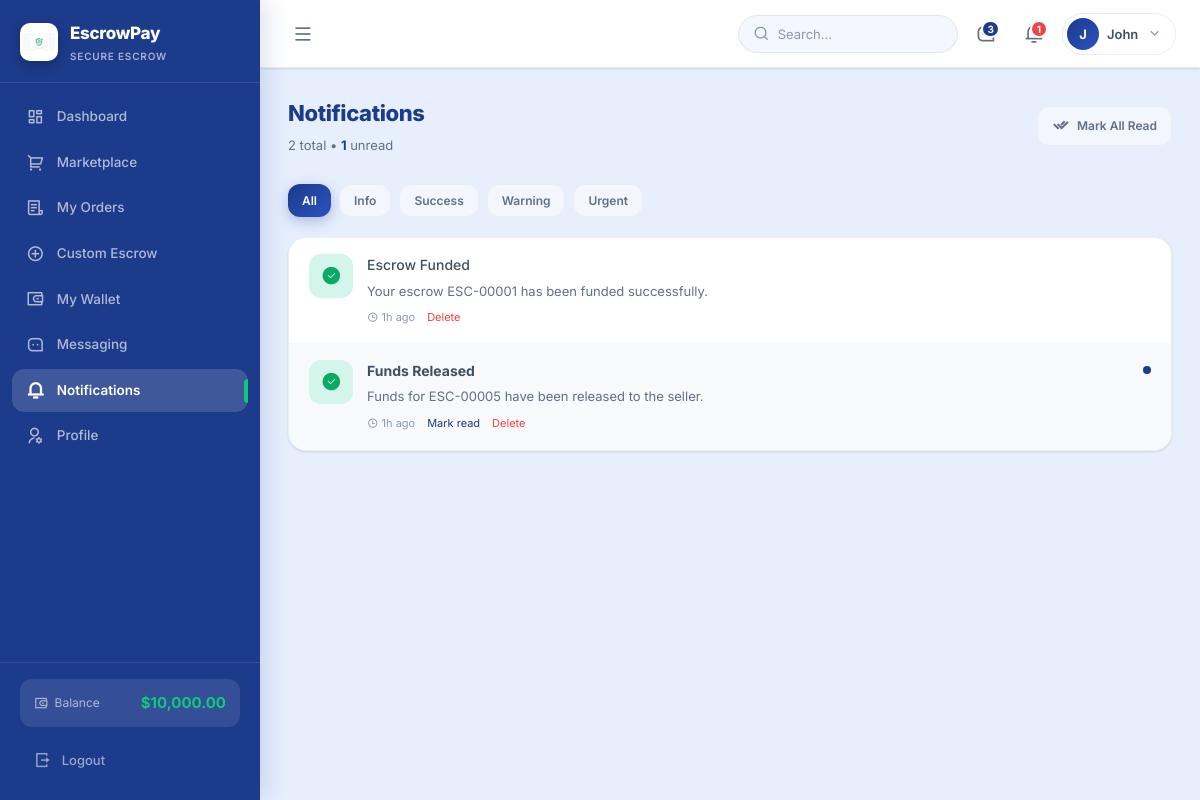
The app's page /buyer/notifications.php (signed in) with its own data.
### tables this page shows
CREATE TABLE IF NOT EXISTS users (
    id INT AUTO_INCREMENT PRIMARY KEY,
    name VARCHAR(150) NOT NULL,
    email VARCHAR(191) NOT NULL UNIQUE,
    password VARCHAR(255) NOT NULL,
    role ENUM('superadmin','buyer','seller','delivery') NOT NULL DEFAULT 'buyer',
    avatar VARCHAR(255) DEFAULT NULL,
    phone VARCHAR(30) DEFAULT NULL,
    address TEXT DEFAULT NULL,
    business_name VARCHAR(150) DEFAULT NULL,
    store_name VARCHAR(150) DEFAULT NULL,
    id_number VARCHAR(50) DEFAULT NULL,
    vehicle_type VARCHAR(50) DEFAULT NULL,
    vehicle_plate VARCHAR(30) DEFAULT NULL,
    balance DECIMAL(15,2) NOT NULL DEFAULT 0.00,
    status ENUM('active','suspended','pending') NOT NULL DEFAULT 'active',
    last_login DATETIME DEFAULT NULL,
    created_at DATETIME DEFAULT CURRENT_TIMESTAMP,
    updated_at DATETIME DEFAULT CURRENT_TIMESTAMP ON UPDATE CURRENT_TIMESTAMP
);

CREATE TABLE IF NOT EXISTS settings (
    id INT AUTO_INCREMENT PRIMARY KEY,
    `key` VARCHAR(100) NOT NULL UNIQUE,
    `value` TEXT DEFAULT NULL,
    description VARCHAR(255) DEFAULT NULL,
    updated_at DATETIME DEFAULT CURRENT_TIMESTAMP ON UPDATE CURRENT_TIMESTAMP
);

CREATE TABLE IF NOT EXISTS notifications (
    id INT AUTO_INCREMENT PRIMARY KEY,
    user_id INT NOT NULL,
    title VARCHAR(255) NOT NULL,
    message TEXT NOT NULL,
    type ENUM('info','success','warning','danger') NOT NULL DEFAULT 'info',
    link VARCHAR(255) DEFAULT NULL,
    is_read TINYINT(1) NOT NULL DEFAULT 0,
    created_at DATETIME DEFAULT CURRENT_TIMESTAMP,
    FOREIGN KEY (user_id) REFERENCES users(id) ON DELETE CASCADE
);

### buyer/notifications.php (called while the page is built, shortened)
<?php
require_once __DIR__ . '/../config/db.php';
require_once __DIR__ . '/../includes/auth.php';
$user        = requireLogin(['buyer']);
$active_page = 'notifications.php';
require __DIR__ . '/../includes/notifications_page.php';

### includes/auth.php (called while the page is built, shortened)
<?php
require_once __DIR__ . '/../config/db.php';
function requireLogin(array $allowed_roles = []): array {
    $user = getCurrentUser();
    return $user;
}
function getCurrentUser(): ?array {
    $pdo  = getDB();
    $stmt = $pdo->prepare("SELECT id, name, email, role, avatar, phone, address, balance, status, last_login, created_at FROM users WHERE id = ? LIMIT 1");
    $stmt->execute([$_SESSION['user_id']]);
    $cache = $stmt->fetch() ?: null;
    return $cache;
}
function countUnread(): int {
    try {
        $pdo  = getDB();
        $stmt = $pdo->prepare("SELECT COUNT(*) FROM notifications WHERE user_id = ? AND is_read = 0");
        $stmt->execute([$_SESSION['user_id']]);
        return (int)$stmt->fetchColumn();
    } catch (Exception $e) {
        return 0;
    }
}
function countUnreadMessages(): int {
    try {
        $pdo  = getDB();
        $stmt = $pdo->prepare("SELECT COUNT(*) FROM messages WHERE receiver_id = ? AND is_read = 0");
        $stmt->execute([$_SESSION['user_id']]);
        return (int)$stmt->fetchColumn();
    } catch (Exception $e) {
        return 0;
    }
}
function formatCurrency(float $amount): string {
    $symbol = getSetting('currency_symbol', '$');
    return $symbol . number_format($amount, 2);
}
function timeAgo(string $datetime): string {
    $time = strtotime($datetime);
    $diff = time() - $time;
    if ($diff < 86400)   return floor($diff / 3600) . 'h ago';
    return date('M j, Y', $time);
}
function sanitize(string $str): string {
    return htmlspecialchars(trim($str), ENT_QUOTES, 'UTF-8');
}

### config/db.php (called while the page is built, shortened)
<?php
function getDB(): PDO {
    static $pdo = null;
    if ($pdo === null) {
        $dsn = "mysql:host=" . DB_HOST . ";dbname=" . DB_NAME . ";charset=" . DB_CHARSET;
        $options = [
            PDO::ATTR_ERRMODE            => PDO::ERRMODE_EXCEPTION,
            PDO::ATTR_DEFAULT_FETCH_MODE => PDO::FETCH_ASSOC,
            PDO::ATTR_EMULATE_PREPARES   => false,
        ];
        try {
            $pdo = new PDO($dsn, DB_USER, DB_PASS, $options);
        } catch (PDOException $e) {
            die(json_encode([
                'error' => true,
                'message' => 'Database connection failed: ' . $e->getMessage()
            ]));
        }
    }
    return $pdo;
}
function getSetting(string $key, string $default = ''): string {
    try {
        $pdo = getDB();
        $stmt = $pdo->prepare("SELECT `value` FROM settings WHERE `key` = ? LIMIT 1");
        $stmt->execute([$key]);
        $row = $stmt->fetch();
        return $row ? (string)$row['value'] : $default;
    } catch (Exception $e) {
        return $default;
    }
}

### includes/notifications_page.php (the view, shortened to what this page needs)
<?php
$pdo = getDB();
$uid = $user['id'];
$filter  = $_GET['filter'] ?? '';
$where   = "user_id=?";
$params  = [$uid];
$notifs = $pdo->prepare("SELECT * FROM notifications WHERE $where ORDER BY created_at DESC LIMIT 60");
$notifs->execute($params);
$notifications = $notifs->fetchAll();
$unread_count  = array_sum(array_map(fn($n)=>!$n['is_read']?1:0,$notifications));
include __DIR__ . '/header.php';
include __DIR__ . '/sidebar.php';
$iconMap = ['success'=>'ri-checkbox-circle-fill','danger'=>'ri-error-warning-fill','warning'=>'ri-alert-fill','info'=>'ri-information-fill'];
$bgMap   = ['success'=>'badge-success','danger'=>'badge-danger','warning'=>'badge-warning','info'=>'badge-info'];
?>
<div class="page-header fade-in">
    <div class="page-header-left">
        <h1 class="page-title">Notifications</h1>
        <p class="page-subtitle"><?= count($notifications) ?> total &bull; <strong style="color:var(--primary)"><?= $unread_count ?></strong> unread</p>
    </div>
    <a href="?mark_all=1" class="btn btn-ghost btn-sm"><i class="ri-check-double-line"></i> Mark All Read</a>
</div>
<div style="display:flex;gap:8px;margin-bottom:20px;flex-wrap:wrap" class="fade-in">
    <?php foreach(['' => 'All', 'info'=>'Info','success'=>'Success','warning'=>'Warning','danger'=>'Urgent'] as $v => $l): ?>
    <a href="?filter=<?= $v ?>" class="btn <?= $filter===$v?'btn-primary':'btn-ghost' ?> btn-sm"><?= $l ?></a>
    <?php endforeach; ?>
</div>
<div class="card fade-in">
    <div class="card-body" style="padding:0">
        <?php foreach ($notifications as $n): ?>
        <div style="display:flex;gap:14px;padding:16px 20px;border-bottom:1px solid #f5f8fd;background:<?= !$n['is_read']?'rgba(29,59,139,.03)':'' ?>;transition:background .15s">
            <div class="notif-item-icon badge <?= $bgMap[$n['type']] ?>" style="width:44px;height:44px;border-radius:12px;flex-shrink:0;font-size:20px">
                <i class="<?= $iconMap[$n['type']] ?>"></i>
            </div>
            <div style="flex:1;min-width:0">
                <div style="display:flex;justify-content:space-between;align-items:flex-start;gap:8px">
                    <div style="font-size:14px;font-weight:<?= !$n['is_read']?'700':'500' ?>;color:var(--neutral-dark)"><?= sanitize($n['title']) ?></div>
                    <?php if (!$n['is_read']): ?><span style="width:8px;height:8px;border-radius:50%;background:var(--primary);flex-shrink:0;margin-top:6px;display:block"></span><?php endif; ?>
                </div>
                <div style="font-size:13px;color:var(--neutral);margin-top:4px"><?= sanitize($n['message']) ?></div>
                <div style="display:flex;align-items:center;gap:12px;margin-top:8px">
                    <span style="font-size:11px;color:var(--neutral-light)"><i class="ri-time-line"></i> <?= timeAgo($n['created_at']) ?></span>
                    <?php if (!$n['is_read']): ?><a href="?mark=<?= $n['id'] ?>" style="font-size:11px;color:var(--primary)">Mark read</a><?php endif; ?>
                    <a href="?delete=<?= $n['id'] ?>" style="font-size:11px;color:var(--danger)" onclick="return confirm('Delete this notification?')">Delete</a>
                </div>
            </div>
        </div>
        <?php endforeach; ?>
    </div>
</div>
<?php include __DIR__ . '/footer.php'; ?>

### includes/header.php (shortened to what this page needs)
<?php
$unread_notifs   = countUnread();
$unread_messages = countUnreadMessages();
?>
<!DOCTYPE html>
<html lang="en" data-app-url="<?= APP_URL ?>">
<head>
    <link href="https://cdn.jsdelivr.net/npm/remixicon@4.2.0/fonts/remixicon.css" rel="stylesheet">
    <link rel="stylesheet" href="<?= APP_URL ?>/assets/css/style.css">
</head>
<body class="role-<?= sanitize($user['role'] ?? 'guest') ?>">
<header class="topbar" id="topbar">
    <div class="topbar-left">
        <button class="sidebar-toggle" id="sidebarToggle" aria-label="Toggle sidebar">
            <i class="ri-menu-line"></i>
        </button>
    </div>
    <div class="topbar-right">
        <div class="topbar-search">
            <i class="ri-search-line"></i>
            <input type="text" placeholder="Search..." id="globalSearch" autocomplete="off">
        </div>
        <a href="<?= APP_URL ?>/<?= $user['role'] ?>/messaging.php" class="topbar-icon-btn" title="Messages">
            <?php if ($unread_messages > 0): ?>
                <span class="badge-dot badge-primary"><?= $unread_messages ?></span>
            <?php endif; ?>
        </a>
        <button class="topbar-icon-btn" id="notifToggle" title="Notifications">
            <?php if ($unread_notifs > 0): ?>
                <span class="badge-dot badge-danger"><?= $unread_notifs ?></span>
            <?php endif; ?>
        </button>
        <div class="user-menu" id="userMenuWrapper">
            <button class="user-avatar-btn" id="userMenuToggle">
                <?php if (!empty($user['avatar'])): ?>
                    <img src="<?= APP_URL ?>/assets/img/avatars/<?= sanitize($user['avatar']) ?>" alt="<?= sanitize($user['name']) ?>" class="avatar-img">
                <?php else: ?>
                    <div class="avatar-placeholder"><?= strtoupper(substr($user['name'], 0, 1)) ?></div>
                <?php endif; ?>
                <span class="user-name-text"><?= sanitize(explode(' ', $user['name'])[0]) ?></span>
                <i class="ri-arrow-down-s-line"></i>
            </button>
        </div>
    </div>
</header>

### includes/sidebar.php (shortened to what this page needs)
<?php
$role        = $user['role'];
$active_page = $active_page ?? '';
$base        = APP_URL . '/' . $role;
$nav_items = [];
if ($role === 'superadmin') {
    $nav_items = [
        ['icon' => 'ri-dashboard-line',       'label' => 'Dashboard',         'href' => $base . '/dashboard.php'],
        ['icon' => 'ri-shopping-bag-3-line',  'label' => 'Products',          'href' => $base . '/products.php'],
        ['icon' => 'ri-secure-payment-line',  'label' => 'Escrow & Orders',   'href' => $base . '/transactions.php'],
        ['icon' => 'ri-truck-line',           'label' => 'Deliveries Hub',    'href' => $base . '/deliveries.php'],
        ['icon' => 'ri-scales-3-line',        'label' => 'Disputes',          'href' => $base . '/disputes.php'],
        ['icon' => 'ri-wallet-3-line',        'label' => 'Wallets',           'href' => $base . '/wallets.php'],
        ['icon' => 'ri-bank-line',            'label' => 'Withdrawals',       'href' => $base . '/withdrawals.php'],
        ['icon' => 'ri-group-line',           'label' => 'Users',             'href' => $base . '/users.php'],
        ['icon' => 'ri-bar-chart-2-line',     'label' => 'Analytics',         'href' => $base . '/analytics.php'],
        ['icon' => 'ri-file-chart-line',      'label' => 'Reports',           'href' => $base . '/reports.php'],
        ['icon' => 'ri-message-3-line',       'label' => 'Messaging',         'href' => $base . '/messaging.php'],
        ['icon' => 'ri-shield-keyhole-line',  'label' => 'Scam Shield',       'href' => $base . '/scam_shield.php'],
        ['icon' => 'ri-notification-3-line',  'label' => 'Notifications',     'href' => $base . '/notifications.php'],
        ['icon' => 'ri-history-line',         'label' => 'Audit Logs',        'href' => $base . '/logs.php'],
        ['icon' => 'ri-settings-3-line',      'label' => 'Settings',          'href' => $base . '/settings.php'],
        ['icon' => 'ri-user-settings-line',   'label' => 'Profile',           'href' => $base . '/profile.php'],
    ];
} elseif ($role === 'buyer') {
    $nav_items = [
        ['icon' => 'ri-dashboard-line',       'label' => 'Dashboard',         'href' => $base . '/dashboard.php'],
        ['icon' => 'ri-shopping-cart-2-line', 'label' => 'Marketplace',       'href' => $base . '/marketplace.php'],
        ['icon' => 'ri-file-list-3-line',     'label' => 'My Orders',         'href' => $base . '/my_orders.php'],
        ['icon' => 'ri-add-circle-line',      'label' => 'Custom Escrow',     'href' => $base . '/new_order.php'],
        ['icon' => 'ri-wallet-3-line',        'label' => 'My Wallet',         'href' => $base . '/wallet.php'],
        ['icon' => 'ri-message-3-line',       'label' => 'Messaging',         'href' => $base . '/messaging.php'],
        ['icon' => 'ri-notification-3-line',  'label' => 'Notifications',     'href' => $base . '/notifications.php'],
        ['icon' => 'ri-user-settings-line',   'label' => 'Profile',           'href' => $base . '/profile.php'],
    ];
}
?>
<aside class="sidebar" id="sidebar">
    <div class="sidebar-inner">
        <div class="sidebar-brand" style="display:flex;align-items:center;gap:12px;"><div class="sidebar-brand-icon" style="background:#fff;padding:3px;width:38px;height:38px;border-radius:10px;overflow:hidden;flex-shrink:0;"><img src="<?= APP_URL ?>/assets/logo/image.png" alt="Logo" style="width:100%;height:100%;object-fit:contain;"></div><div class="sidebar-brand-text"><span class="brand-title"><?= sanitize(getSetting('site_name', APP_NAME)) ?></span><span class="brand-sub">Secure Escrow</span></div></div>
        <nav class="sidebar-nav">
            <ul class="nav-list">
                <?php foreach ($nav_items as $item):
                    $is_active = (basename($item['href']) === $active_page);
                ?>
                <li class="nav-item <?= $is_active ? 'active' : '' ?>">
                    <a href="<?= $item['href'] ?>" class="nav-link">
                        <span class="nav-icon"><i class="<?= $item['icon'] ?>"></i></span>
                        <span class="nav-label"><?= $item['label'] ?></span>
                        <?php if ($is_active): ?><span class="nav-active-bar"></span><?php endif; ?>
                    </a>
                </li>
                <?php endforeach; ?>
            </ul>
        </nav>
        <div class="sidebar-footer">
            <div class="sidebar-balance">
                <span class="balance-label"><i class="ri-wallet-3-line"></i> Balance</span>
                <span class="balance-amount"><?= formatCurrency((float)$user['balance']) ?></span>
            </div>
            <a href="<?= APP_URL ?>/logout.php" class="sidebar-logout">
                <i class="ri-logout-box-r-line"></i>
                <span>Logout</span>
            </a>
        </div>
    </div>
</aside>
<div class="app-wrapper" id="appWrapper">
<main class="main-content" id="mainContent">

### records on screen
users: name "J", name "John", balance.value "$10,000.00"
settings: value "EscrowPay"
notifications: is_read "1", title "Escrow Funded", message "Your escrow ESC-00001 has been funded successfully.", created_at "1h ago"
notifications: title "Funds Released", is_read 0 (drawn), message "Funds for ESC-00005 have been released to the seller.", created_at "1h ago"

### other values on screen
$unread_messages "3"
$unread_notifs "1"
$item['label'] "Dashboard"
$item['label'] "Marketplace"
$item['label'] "My Orders"
$item['label'] "Custom Escrow"
$item['label'] "My Wallet"
$item['label'] "Messaging"
$item['label'] "Notifications"
$item['label'] "Profile"
count($notifications) "2"
$l "All"
$l "Info"
$l "Success"
$l "Warning"
